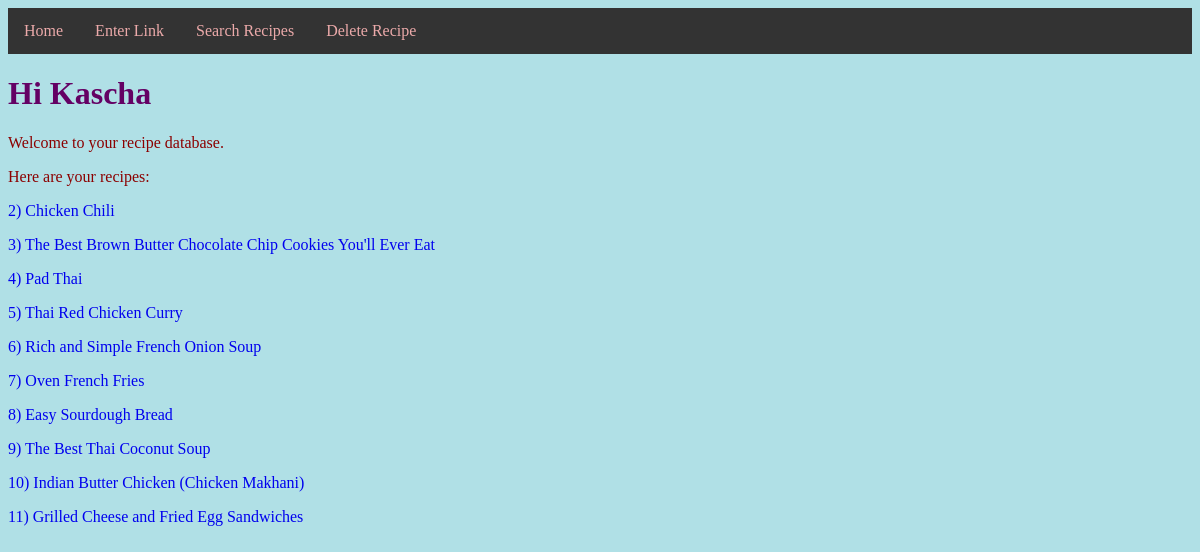
Before: / with the older database file.
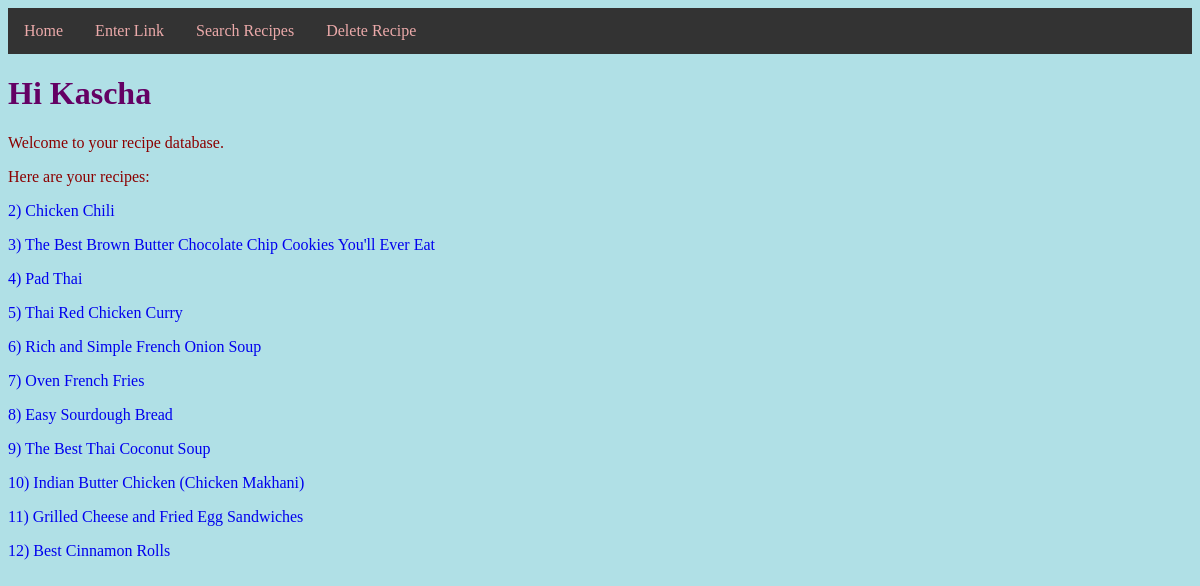
After: the same page with the newer database file.
### recipeapp/models.py (models this page shows, shortened)
class Recipe(db.Model):
    __tablename__ = 'recipes'
    id = db.Column(db.Integer, primary_key=True)
    title = db.Column(db.String(), nullable = False)
    source = db.Column(db.String())
    preptime = db.Column(db.Interval())
    cooktime = db.Column(db.Interval())
    totaltime = db.Column(db.Interval())
    serves = db.Column(db.String(30))
    directions = db.relationship('Directions', backref = 'recipe', cascade="all, delete-orphan")
    ingredients = db.relationship('Ingredient', backref = 'recipe', cascade="all, delete-orphan")

### recipeapp/routes.py (the view)
@app.route('/')
def home():
    recipes = Recipe.query.all()
    return render_template('home.html', recipes=recipes)

### recipeapp/templates/home.html (shortened to what this page needs)
{% extends 'layout.html' %}
{% block content %}
    <h1>Hi Kascha</h1>
    <p>Welcome to your recipe database.</p>
    <p>Here are your recipes:</p>
    {% for recipe in recipes %}
    <a href= "{{ url_for('showrecipe', id=recipe.id) }}"> {{recipe.id}}) {{ recipe.title }}</a>
    {% endfor %}
{% endblock content %}

Changed rows visible on the page:
added Recipe: id "12", title "Best Cinnamon Rolls"
